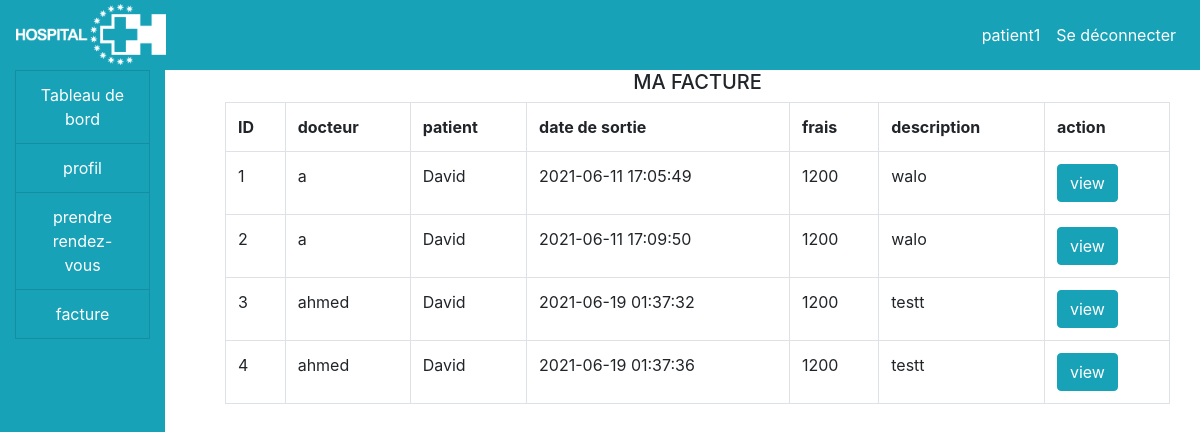
/hospital/patient/invoice.php (signed in), run on the app's committed database.
### tables this page shows
CREATE TABLE `income` (
  `id` int(11) NOT NULL,
  `patient` varchar(100) NOT NULL,
  `doctor` varchar(100) NOT NULL,
  `date_discharge` varchar(100) NOT NULL,
  `amount` varchar(100) NOT NULL,
  `description` varchar(100) NOT NULL
);

### hospital/patient/invoice.php (the view, shortened to what this page needs)
<!DOCTYPE html>
<html>
<head>
</head>
<body>
	<?php
		include("../include/header.php");
		include("../include/connection.php");
	 ?>
	 <div class="container-fluid">
	 	<div class="col-md-12">
	 		<div class="row">
	 			<div class="col-md-2">
	 				<?php include("side_nav.php"); ?>
	 			</div>
	 			<div class="col-md-10">
	 				<h5 class="text-center">MA FACTURE</h5>
					<?php
	 					$pat = $_SESSION['patient'];
	 					$result = $dbh->query("SELECT * FROM patients WHERE username = '$pat'");
	 					$row = $result->fetch();
	 					$fname = $row['firstname'];
	 					$result = $dbh->query("SELECT * FROM income WHERE patient = '$fname'");
	 					$output ="";
						$output .="
							<table class ='table table-bordered'>
							<tr>
								<th>ID</th>
								<th>docteur</th>
								<th>patient</th>
								<th>date de sortie</th>
								<th>frais</th>
								<th>description</th>
								<th>action</th>
								</tr>
							";
							while ($row = $result->fetch()) {
								$output.="
									<tr>
										<td>".$row['id']."</td>
										<td>".$row['doctor']."</td>
										<td>".$row['patient']."</td>
										<td>".$row['date_discharge']."</td>
										<td>".$row['amount']."</td>
										<td>".$row['description']."</td>
										<td>
											<a href='check.php?id=".$row['id']."'>
												<button class='btn btn-info'>view</button>
											</a>
										</td>
								";
							}
							$output .="
								</tr>
								</table>
							";
							echo $output;
	 				 ?>
	 			</div>
	 		</div>
	 	</div>
	 </div>
</body>
</html>

### data on the page
income: id "1", doctor "a", patient "David", date_discharge "2021-06-11 17:05:49", amount "1200", description "walo"
income: id "2", doctor "a", patient "David", date_discharge "2021-06-11 17:09:50", amount "1200", description "walo"
income: id "3", doctor "ahmed", patient "David", date_discharge "2021-06-19 01:37:32", amount "1200", description "testt"
income: id "4", doctor "ahmed", patient "David", date_discharge "2021-06-19 01:37:36", amount "1200", description "testt"

### other printed values
$user "patient1"
